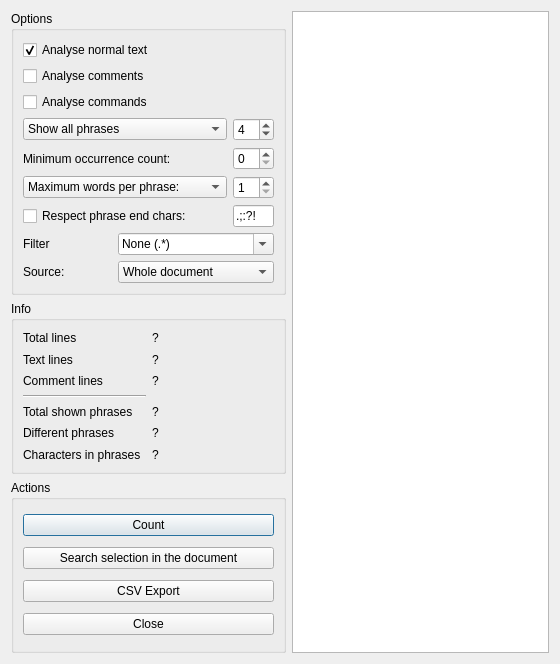
<?xml version="1.0" encoding="UTF-8"?>
<ui version="4.0">
 <class>TextAnalysisDialog</class>
 <widget class="QDialog" name="TextAnalysisDialog">
  <property name="geometry">
   <rect>
    <x>0</x>
    <y>0</y>
    <width>560</width>
    <height>664</height>
   </rect>
  </property>
  <property name="windowTitle">
   <string>Text Analysis</string>
  </property>
  <layout class="QGridLayout">
   <item row="2" column="0">
    <widget class="QGroupBox" name="groupBox">
     <property name="title">
      <string>Actions</string>
     </property>
     <layout class="QVBoxLayout">
      <item>
       <widget class="QPushButton" name="countButton">
        <property name="text">
         <string extracomment="count as verb">Count</string>
        </property>
       </widget>
      </item>
      <item>
       <widget class="QPushButton" name="searchSelectionButton">
        <property name="text">
         <string>Search selection in the document</string>
        </property>
       </widget>
      </item>
      <item>
       <widget class="QPushButton" name="exportButton">
        <property name="text">
         <string>CSV Export</string>
        </property>
       </widget>
      </item>
      <item>
       <widget class="QPushButton" name="closeButton">
        <property name="text">
         <string>Close</string>
        </property>
       </widget>
      </item>
     </layout>
    </widget>
   </item>
   <item row="1" column="0">
    <widget class="QGroupBox" name="groupBox_3">
     <property name="title">
      <string>Info</string>
     </property>
     <layout class="QGridLayout">
      <item row="0" column="0">
       <widget class="QLabel" name="label_2">
        <property name="text">
         <string>Total lines</string>
        </property>
       </widget>
      </item>
      <item row="0" column="1">
       <widget class="QLabel" name="totalLinesLabel">
        <property name="text">
         <string>?</string>
        </property>
       </widget>
      </item>
      <item row="1" column="0">
       <widget class="QLabel" name="label_3">
        <property name="text">
         <string>Text lines</string>
        </property>
       </widget>
      </item>
      <item row="4" column="0">
       <widget class="QLabel" name="label_4">
        <property name="text">
         <string>Total shown phrases</string>
        </property>
       </widget>
      </item>
      <item row="2" column="0">
       <widget class="QLabel" name="label_5">
        <property name="text">
         <string>Comment lines</string>
        </property>
       </widget>
      </item>
      <item row="1" column="1">
       <widget class="QLabel" name="textLinesLabel">
        <property name="text">
         <string>?</string>
        </property>
       </widget>
      </item>
      <item row="2" column="1">
       <widget class="QLabel" name="commentLinesLabel">
        <property name="text">
         <string>?</string>
        </property>
       </widget>
      </item>
      <item row="4" column="1">
       <widget class="QLabel" name="displayedWordLabel">
        <property name="text">
         <string>?</string>
        </property>
       </widget>
      </item>
      <item row="5" column="0">
       <widget class="QLabel" name="label">
        <property name="text">
         <string>Different phrases</string>
        </property>
       </widget>
      </item>
      <item row="5" column="1">
       <widget class="QLabel" name="differentWordLabel">
        <property name="text">
         <string>?</string>
        </property>
       </widget>
      </item>
      <item row="6" column="0">
       <widget class="QLabel" name="label_6">
        <property name="text">
         <string>Characters in phrases</string>
        </property>
       </widget>
      </item>
      <item row="6" column="1">
       <widget class="QLabel" name="characterInWordsLabel">
        <property name="text">
         <string>?</string>
        </property>
       </widget>
      </item>
      <item row="3" column="0">
       <widget class="Line" name="line">
        <property name="orientation">
         <enum>Qt::Horizontal</enum>
        </property>
       </widget>
      </item>
     </layout>
    </widget>
   </item>
   <item row="0" column="1" rowspan="3" colspan="3">
    <widget class="QTableView" name="resultView"/>
   </item>
   <item row="0" column="0">
    <widget class="QGroupBox" name="groupBox_2">
     <property name="sizePolicy">
      <sizepolicy hsizetype="Maximum" vsizetype="Maximum">
       <horstretch>0</horstretch>
       <verstretch>0</verstretch>
      </sizepolicy>
     </property>
     <property name="title">
      <string>Options</string>
     </property>
     <layout class="QGridLayout" name="_2" columnstretch="0,0,0">
      <item row="0" column="0" colspan="2">
       <widget class="QCheckBox" name="normalTextCheck">
        <property name="toolTip">
         <string>If this is enabled, words/phrases in the normal text (which aren't in comments) are counted</string>
        </property>
        <property name="text">
         <string>Analyse normal text</string>
        </property>
        <property name="checked">
         <bool>true</bool>
        </property>
       </widget>
      </item>
      <item row="1" column="0" colspan="2">
       <widget class="QCheckBox" name="commentsCheck">
        <property name="toolTip">
         <string>If this is enabled, words/phrases in the comments are counted.</string>
        </property>
        <property name="text">
         <string>Analyse comments</string>
        </property>
       </widget>
      </item>
      <item row="2" column="0" colspan="2">
       <widget class="QCheckBox" name="commandsCheck">
        <property name="toolTip">
         <string>If this is enabled, \commands are counted.</string>
        </property>
        <property name="text">
         <string>Analyse commands</string>
        </property>
       </widget>
      </item>
      <item row="3" column="0" colspan="2">
       <widget class="QComboBox" name="minimumLengthMeaning">
        <property name="sizePolicy">
         <sizepolicy hsizetype="Preferred" vsizetype="Fixed">
          <horstretch>0</horstretch>
          <verstretch>0</verstretch>
         </sizepolicy>
        </property>
        <property name="toolTip">
         <string>Possible Options:
&quot;Show all&quot;: All phrases are shown.
&quot;Minimum phrase length&quot;: A phrase is only shown, if it has at least this many characters. (e.g. &quot;a test&quot; has 6 characters)
&quot;Minimum word length (one)&quot;: A phrase is only shown, if it contains a word with at least this many characters. (e.g. &quot;a test&quot; has 4 characters)
&quot;Minimum word length (all)&quot;: A phrase is only shown, if all of its words have at least this many characters. (e.g. &quot;a test&quot; has 1 character)
&quot;Completely ignore&quot;: Shorter words are completely ignored.
(e.g. with length 3, the sentence &quot;this is a test&quot; is equally to &quot;this test&quot;, while the other options would separate it in &quot;this is&quot;, &quot;is a&quot;, &quot;a test&quot;, even if non of this phrases would be shown.)</string>
        </property>
        <property name="currentIndex">
         <number>0</number>
        </property>
        <item>
         <property name="text">
          <string>Show all phrases</string>
         </property>
        </item>
        <item>
         <property name="text">
          <string>Minimum phrase length:</string>
         </property>
        </item>
        <item>
         <property name="text">
          <string>Minimum word length (one):</string>
         </property>
        </item>
        <item>
         <property name="text">
          <string>Minimum word length (all):</string>
         </property>
        </item>
        <item>
         <property name="text">
          <string>Fully ignore shorter words:</string>
         </property>
        </item>
       </widget>
      </item>
      <item row="3" column="2">
       <widget class="QSpinBox" name="minimumLengthSpin">
        <property name="sizePolicy">
         <sizepolicy hsizetype="Maximum" vsizetype="Fixed">
          <horstretch>0</horstretch>
          <verstretch>0</verstretch>
         </sizepolicy>
        </property>
        <property name="minimumSize">
         <size>
          <width>40</width>
          <height>0</height>
         </size>
        </property>
        <property name="toolTip">
         <string>&lt;html&gt;&lt;head/&gt;&lt;body&gt;&lt;p&gt;If &amp;quot;show all&amp;quot; is selected, all phrases are shown.&lt;/p&gt;&lt;p&gt;If &amp;quot;minimum phrase length&amp;quot; is selected, a phrase is only shown if it has at least so many characters. (e.g. &amp;quot;a test&amp;quot; has 6 characters)&lt;/p&gt;&lt;p&gt;If &amp;quot;minimum word length (one)&amp;quot; is selected, a phrase is only shown if a word of it has at least so many characters. (e.g. &amp;quot;a test&amp;quot; has 4 characters)&lt;/p&gt;&lt;p&gt;If &amp;quot;minimum word length (all)&amp;quot; is selected, a phrase is only shown if all words of it has at least so many characters. (e.g. &amp;quot;a test&amp;quot; has 1 character)&lt;/p&gt;&lt;p&gt;If &amp;quot;completely ignore&amp;quot; is selected, shorter words are completely ignore.&lt;/p&gt;&lt;p&gt;(e.g. with length 3, the sentence &amp;quot;this is a test&amp;quot; is equally to &amp;quot;this test&amp;quot;, while the other options would separate it in &amp;quot;this is&amp;quot;, &amp;quot;is a&amp;quot;, &amp;quot;a test&amp;quot;, even if none of this phrases would be shown)&lt;/p&gt;&lt;/body&gt;&lt;/html&gt;</string>
        </property>
        <property name="value">
         <number>4</number>
        </property>
       </widget>
      </item>
      <item row="4" column="0" colspan="2">
       <widget class="QLabel" name="label_9">
        <property name="text">
         <string>Minimum occurrence count:</string>
        </property>
       </widget>
      </item>
      <item row="4" column="2">
       <widget class="QSpinBox" name="minimumCountSpin">
        <property name="sizePolicy">
         <sizepolicy hsizetype="Maximum" vsizetype="Fixed">
          <horstretch>0</horstretch>
          <verstretch>0</verstretch>
         </sizepolicy>
        </property>
        <property name="minimumSize">
         <size>
          <width>40</width>
          <height>0</height>
         </size>
        </property>
        <property name="toolTip">
         <string>Only phrase are shown which appears at least so many times in the document.</string>
        </property>
       </widget>
      </item>
      <item row="5" column="2">
       <widget class="QSpinBox" name="sentenceLengthSpin">
        <property name="sizePolicy">
         <sizepolicy hsizetype="Maximum" vsizetype="Fixed">
          <horstretch>0</horstretch>
          <verstretch>0</verstretch>
         </sizepolicy>
        </property>
        <property name="minimumSize">
         <size>
          <width>40</width>
          <height>0</height>
         </size>
        </property>
        <property name="toolTip">
         <string>The controls in this row determine how many consecuting words are treated as a single phrase.
If minimum and maximum are selected, exactly so many words are taken. (e.g. with 2,  in the sentence above: &quot;the controls&quot;, &quot;controls in&quot;,...)
If only maximum is selected, words at the beginning are also taken. (e.g.  &quot;the&quot;, &quot;the controls&quot;, &quot;controls in&quot;,...)</string>
        </property>
        <property name="minimum">
         <number>1</number>
        </property>
        <property name="value">
         <number>1</number>
        </property>
       </widget>
      </item>
      <item row="8" column="0">
       <widget class="QLabel" name="label_7">
        <property name="text">
         <string>Source:</string>
        </property>
       </widget>
      </item>
      <item row="6" column="2">
       <widget class="QLineEdit" name="sentenceEndChars">
        <property name="sizePolicy">
         <sizepolicy hsizetype="Ignored" vsizetype="Fixed">
          <horstretch>0</horstretch>
          <verstretch>0</verstretch>
         </sizepolicy>
        </property>
        <property name="minimumSize">
         <size>
          <width>40</width>
          <height>0</height>
         </size>
        </property>
        <property name="toolTip">
         <string>If &quot;respect phrase end chars&quot; is checked, words before and after a given character are always treated as words of different phrases.
If not, end characters are ignored.</string>
        </property>
        <property name="text">
         <string>.;:?!</string>
        </property>
       </widget>
      </item>
      <item row="6" column="0" colspan="2">
       <widget class="QCheckBox" name="respectEndCharsCheck">
        <property name="toolTip">
         <string>If &quot;respect phrase end chars&quot; is checked, words before and after a given character are always treated as words of different phrases.
If not, end characters are ignored.</string>
        </property>
        <property name="text">
         <string>Respect phrase end chars:</string>
        </property>
       </widget>
      </item>
      <item row="5" column="0" colspan="2">
       <widget class="QComboBox" name="wordsPerPhraseMeaning">
        <property name="toolTip">
         <string>The controls in this row determine how many consecuting words are treated as a single phrase.
If minimum and maximum are selected, exactly so many words are taken. (e.g. with 2,  in the sentence above: &quot;the controls&quot;, &quot;controls in&quot;,...)
If only maximum is selected, words at the beginning are also taken. (e.g.  &quot;the&quot;, &quot;the controls&quot;, &quot;controls in&quot;,...)</string>
        </property>
        <item>
         <property name="text">
          <string>Maximum words per phrase:</string>
         </property>
        </item>
        <item>
         <property name="text">
          <string>Min&amp;max words per phrase:</string>
         </property>
        </item>
       </widget>
      </item>
      <item row="7" column="1" colspan="2">
       <widget class="QComboBox" name="filter">
        <property name="editable">
         <bool>true</bool>
        </property>
        <property name="insertPolicy">
         <enum>QComboBox::NoInsert</enum>
        </property>
        <item>
         <property name="text">
          <string>None (.*)</string>
         </property>
        </item>
        <item>
         <property name="text">
          <string>No Numbers (.*[^0-9].*)</string>
         </property>
        </item>
        <item>
         <property name="text">
          <string>No Digits ([^0-9]*)</string>
         </property>
        </item>
       </widget>
      </item>
      <item row="7" column="0">
       <widget class="QLabel" name="label_8">
        <property name="text">
         <string>Filter</string>
        </property>
       </widget>
      </item>
      <item row="8" column="1" colspan="2">
       <widget class="QComboBox" name="comboBox">
        <property name="sizePolicy">
         <sizepolicy hsizetype="Preferred" vsizetype="Fixed">
          <horstretch>0</horstretch>
          <verstretch>0</verstretch>
         </sizepolicy>
        </property>
        <property name="toolTip">
         <string>Determines if the whole document, only the selection, or only a certain chapter are analysed.</string>
        </property>
        <property name="layoutDirection">
         <enum>Qt::LeftToRight</enum>
        </property>
        <item>
         <property name="text">
          <string>Whole document</string>
         </property>
        </item>
        <item>
         <property name="text">
          <string>Selection</string>
         </property>
        </item>
       </widget>
      </item>
     </layout>
    </widget>
   </item>
  </layout>
 </widget>
 <resources/>
 <connections/>
</ui>
